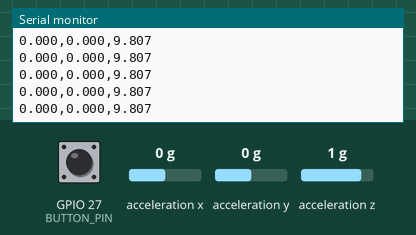
The sketch below on a simulated ESP32. Parts: the last lines printed to the serial monitor. Wiring (inferred from the names in the program): MPU-6050 motion sensor at I2C address 0x68. The inputs (shaded band) are chosen by the test bench; at power-on: acceleration x 0 g, GPIO 27 (BUTTON_PIN) HIGH, acceleration y 0 g, acceleration z 1 g.

Above: at 2.3 s.
2.4 s: acceleration x set to -0.8 g
At 3.3 s:
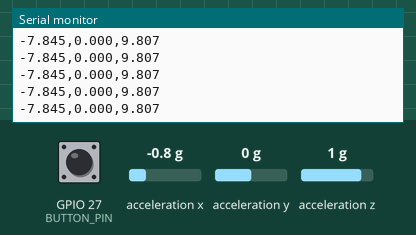
5.4 s: GPIO 27 (BUTTON_PIN) pulled LOW for 0.15 s
7.1 s: acceleration y set to -1.4 g
At 8.1 s:
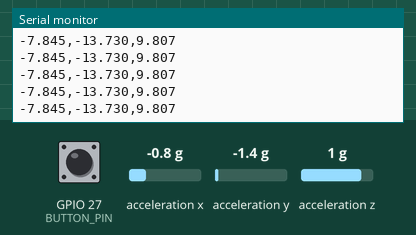
8.6 s: acceleration z set to -1.4 g
At 9.6 s:
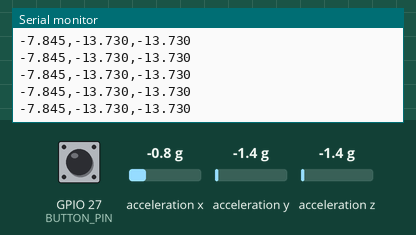

The sketch:

ESP32_MPU6050_Button.ino
```cpp
// ESP32 DevKit V1 + MPU6050: X,Y,Z streaming with push-button event.
// MPU6050: VCC->3V3, GND->GND, SDA->GPIO21, SCL->GPIO22.
// Push button: GPIO27 -> momentary switch -> GND (internal pull-up).
// Serial protocol: X,Y,Z data lines and BTN:1/BTN:0 event lines, 115200 baud.
#include <Wire.h>

#define MPU_ADDR 0x68
#define BUTTON_PIN 27
const uint32_t BUTTON_DEBOUNCE_MS = 35;

bool lastRawPressed = false;
bool stablePressed = false;
uint32_t rawChangedAt = 0;

void writeRegister(byte reg, byte value) {
  Wire.beginTransmission(MPU_ADDR);
  Wire.write(reg);
  Wire.write(value);
  Wire.endTransmission();
}

bool readRegisters(byte reg, byte *data, byte length) {
  Wire.beginTransmission(MPU_ADDR);
  Wire.write(reg);
  if (Wire.endTransmission(false) != 0) return false;
  if (Wire.requestFrom((uint8_t)MPU_ADDR, (uint8_t)length) != length) return false;
  for (byte i = 0; i < length; ++i) data[i] = Wire.read();
  return true;
}

void checkButton() {
  bool rawPressed = digitalRead(BUTTON_PIN) == LOW;
  uint32_t now = millis();

  if (rawPressed != lastRawPressed) {
    lastRawPressed = rawPressed;
    rawChangedAt = now;
  }
  if ((uint32_t)(now - rawChangedAt) >= BUTTON_DEBOUNCE_MS &&
      rawPressed != stablePressed) {
    stablePressed = rawPressed;
    Serial.println(stablePressed ? "BTN:1" : "BTN:0");
  }
}

void setup() {
  pinMode(BUTTON_PIN, INPUT_PULLUP);
  stablePressed = digitalRead(BUTTON_PIN) == LOW;
  lastRawPressed = stablePressed;
  rawChangedAt = millis();

  Serial.begin(115200);
  delay(1000);
  Wire.begin(21, 22);
  Wire.setClock(100000);

  byte id;
  if (readRegisters(0x75, &id, 1)) {
    Serial.print("WHO_AM_I: 0x");
    Serial.println(id, HEX);
  } else {
    Serial.println("Cannot read chip ID");
  }

  writeRegister(0x6B, 0x00); // Wake MPU6050
  delay(100);
  writeRegister(0x1C, 0x00); // Accel range +/-2g
  Serial.println("Starting acceleration readings; button on GPIO27");
}

void loop() {
  checkButton();
  byte data[6];
  if (readRegisters(0x3B, data, 6)) {
    int16_t ax = (int16_t)((data[0] << 8) | data[1]);
    int16_t ay = (int16_t)((data[2] << 8) | data[3]);
    int16_t az = (int16_t)((data[4] << 8) | data[5]);
    float x = ax * 9.80665f / 16384.0f;
    float y = ay * 9.80665f / 16384.0f;
    float z = az * 9.80665f / 16384.0f;
    Serial.print(x, 3);
    Serial.print(',');
    Serial.print(y, 3);
    Serial.print(',');
    Serial.println(z, 3);
  } else {
    Serial.println("Sensor read failed");
  }
  checkButton();
  delay(20); // Approx. 50 samples/sec
}
```

Measured:
- after the input at 2.4 s, the serial monitor: prints a new line at once (image 1)
- after the input at 7.1 s, the serial monitor: prints a new line at once (image 2)
- after the input at 8.6 s, the serial monitor: prints a new line at once (image 3)
